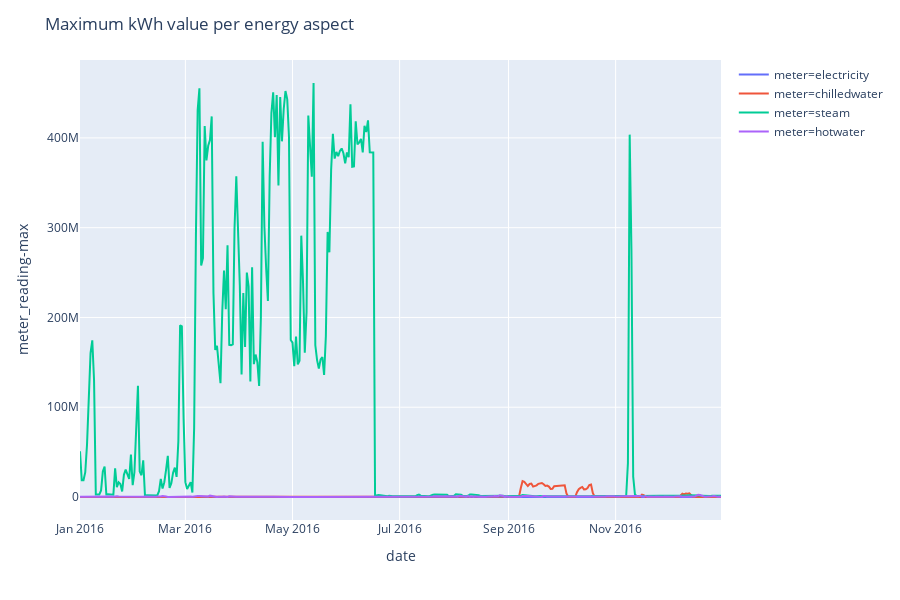

Here is the notebook cell this chart was saved with:
### Markdown cell above
## 1つの建物の影響が大きい

### Code cell
# 各メーターの最大値
fig_maximum = px.line(daily_train_agg, x='date', y='meter_reading-max', color='meter', render_mode='svg')
fig_maximum.update_layout(title='Maximum kWh value per energy aspect')
fig_maximum.show()

### Figure 1 — Plotly figure (JSON) as saved in the notebook; plotly's stock layout.template omitted (floating-point values rounded to 4 significant figures; data arrays with more than 128 entries replaced by an {"elided": "..."} marker saying what was removed)
{"data": [{"hoverlabel": {"namelength": 0}, "hovertemplate": "meter=electricity<br>date=%{x}<br>meter_reading-max=%{y}", "legendgroup": "meter=electricity", "line": {"color": "#636efa", "dash": "solid"}, "mode": "lines", "name": "meter=electricity", "showlegend": true, "type": "scatter", "x": {"elided": "366 str values"}, "xaxis": "x", "y": {"elided": "366 float values"}, "yaxis": "y"}, {"hoverlabel": {"namelength": 0}, "hovertemplate": "meter=chilledwater<br>date=%{x}<br>meter_reading-max=%{y}", "legendgroup": "meter=chilledwater", "line": {"color": "#EF553B", "dash": "solid"}, "mode": "lines", "name": "meter=chilledwater", "showlegend": true, "type": "scatter", "x": {"elided": "366 str values"}, "xaxis": "x", "y": {"elided": "366 float values"}, "yaxis": "y"}, {"hoverlabel": {"namelength": 0}, "hovertemplate": "meter=steam<br>date=%{x}<br>meter_reading-max=%{y}", "legendgroup": "meter=steam", "line": {"color": "#00cc96", "dash": "solid"}, "mode": "lines", "name": "meter=steam", "showlegend": true, "type": "scatter", "x": {"elided": "366 str values"}, "xaxis": "x", "y": {"elided": "366 float values"}, "yaxis": "y"}, {"hoverlabel": {"namelength": 0}, "hovertemplate": "meter=hotwater<br>date=%{x}<br>meter_reading-max=%{y}", "legendgroup": "meter=hotwater", "line": {"color": "#ab63fa", "dash": "solid"}, "mode": "lines", "name": "meter=hotwater", "showlegend": true, "type": "scatter", "x": {"elided": "366 str values"}, "xaxis": "x", "y": {"elided": "366 float values"}, "yaxis": "y"}], "layout": {"height": 600, "legend": {"tracegroupgap": 0}, "margin": {"t": 60}, "title": {"text": "Maximum kWh value per energy aspect"}, "xaxis": {"anchor": "y", "domain": [0, 1], "title": {"text": "date"}}, "yaxis": {"anchor": "x", "domain": [0, 1], "title": {"text": "meter_reading-max"}}}}
